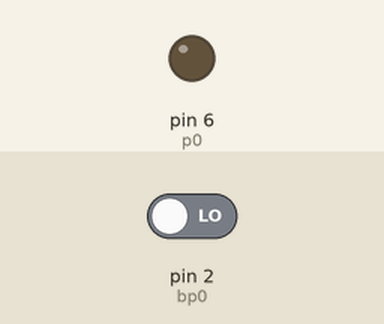
The sketch below on a simulated Arduino Uno, built with avr-gcc and run on an emulated ATmega328P. On the bench: output pins drawn as LEDs (lit = HIGH). The inputs (shaded band) are chosen by the test bench; at power-on: pin 2 (bp0) LOW.

Above: at 1.2 s.
1.3 s: pin 2 (bp0) driven HIGH
At 2.2 s:
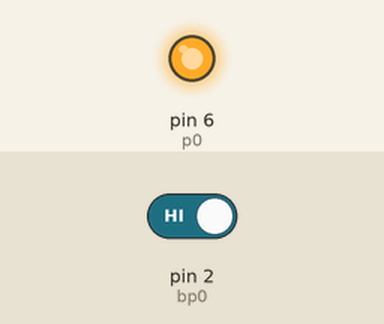
Timing chart, 0 to 4.3 s (numbered marks = the images above; inputs shaded):
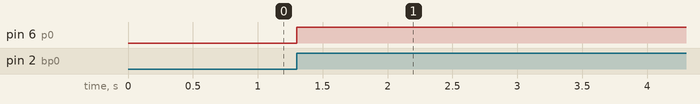

The sketch:

tp1_ex1_v2.ino
```cpp
#define p0 6
#define bp0 2

char etatPasse=0, etatPresent=0, etatSortie=0;

void setup() {
  pinMode(bp0,INPUT);
  pinMode(p0,OUTPUT);
  Serial.begin(9600);
}

void loop() {
  etatPasse=etatPresent;
  etatPresent=digitalRead(bp0);
  if ( (etatPasse==LOW)&&(etatPresent==HIGH) )
    etatSortie=~etatSortie;
  if (etatSortie!=0) {
    digitalWrite(p0,HIGH);
  } else {
    digitalWrite(p0,LOW);
  }
  delay(50);
}
```

Measured:
- after the input at 1.3 s, pin 6 (p0): LOW → HIGH at once
